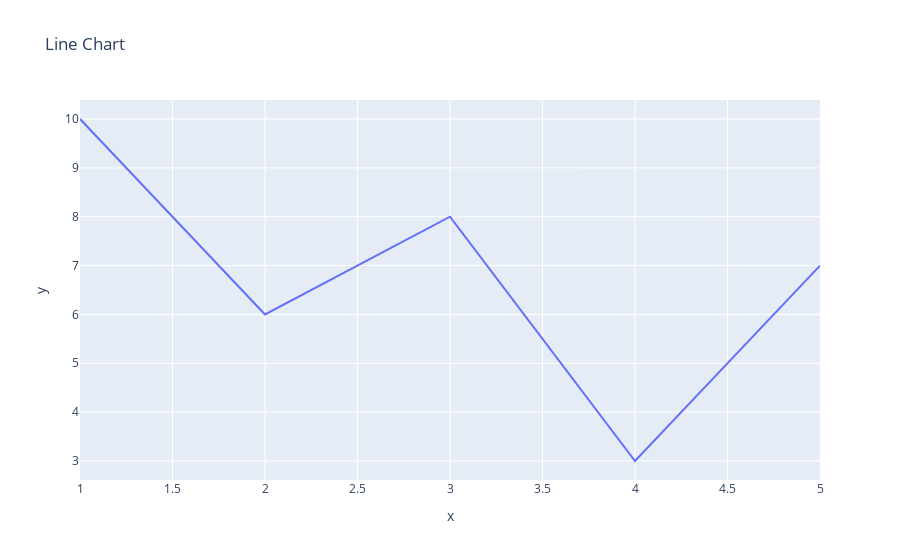

This figure's notebook cell:
### Code cell
# Create a line chart
fig = px.line(df, x='x', y='y', title='Line Chart')

# Show the plot
fig.show()

### Figure 1 — Plotly figure (JSON) as saved in the notebook; plotly's stock layout.template omitted (floating-point values rounded to 4 significant figures)
{"data": [{"hovertemplate": "x=%{x}<br>y=%{y}<extra></extra>", "legendgroup": "", "line": {"color": "#636efa", "dash": "solid"}, "marker": {"symbol": "circle"}, "mode": "lines", "name": "", "orientation": "v", "showlegend": false, "type": "scatter", "x": [1, 2, 3, 4, 5], "xaxis": "x", "y": [10, 6, 8, 3, 7], "yaxis": "y"}], "layout": {"legend": {"tracegroupgap": 0}, "title": {"text": "Line Chart"}, "xaxis": {"anchor": "y", "domain": [0, 1], "title": {"text": "x"}}, "yaxis": {"anchor": "x", "domain": [0, 1], "title": {"text": "y"}}}}
